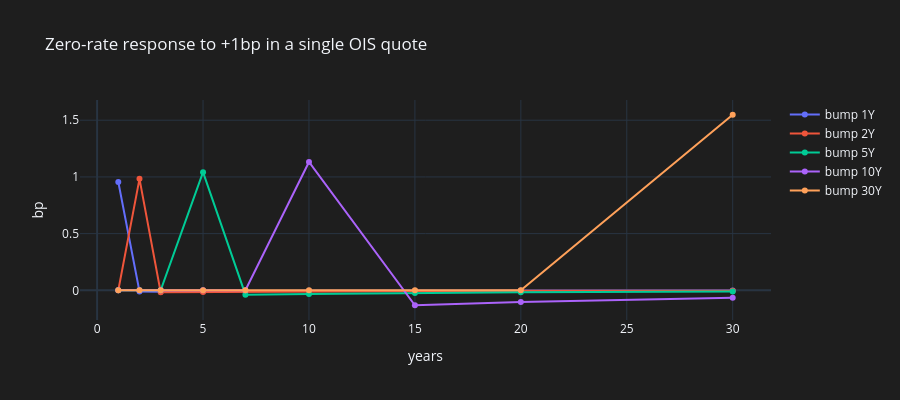

Source (notebook cell):
### Markdown cell above
## 4. Node sensitivity

Bump one input quote by +1bp and look at the change in zero rates. Quotes are live `SimpleQuote`s, so the curve re-bootstraps automatically.

### Code cell
grid = [1, 2, 3, 5, 7, 10, 15, 20, 30]
base = [zero(sofr, t) for t in grid]
jac = {}
for pillar in ["1Y", "2Y", "5Y", "10Y", "30Y"]:
    sofr.bump(pillar, 1.0)
    jac[pillar] = [(zero(sofr, t) - b) * 100 for t, b in zip(grid, base)]   # bp
    sofr.reset()
jac = pd.DataFrame(jac, index=[f"{t}Y" for t in grid])
jac.columns.name = "bumped quote (+1bp)"
display(jac.style.format("{:.3f}").set_caption("Change in zero rate (bp)"))

fig = go.Figure([go.Scatter(x=grid, y=jac[c], name=f"bump {c}") for c in jac.columns])
fig.update_layout(title="Zero-rate response to +1bp in a single OIS quote", xaxis_title="years", yaxis_title="bp", height=400)
fig.show()

### Figure 1 — Plotly figure (JSON) as saved in the notebook; plotly's stock layout.template omitted (floating-point values rounded to 4 significant figures)
{"data": [{"name": "bump 1Y", "type": "scatter", "x": [1, 2, 3, 5, 7, 10, 15, 20, 30], "y": [0.9555, -0.01091, -0.01204, -0.007444, -0.005528, -0.004062, -0.002853, -0.002182, -0.001399]}, {"name": "bump 2Y", "type": "scatter", "x": [1, 2, 3, 5, 7, 10, 15, 20, 30], "y": [4.275e-09, 0.9831, -0.01674, -0.01519, -0.01128, -0.008293, -0.005825, -0.004456, -0.002855]}, {"name": "bump 5Y", "type": "scatter", "x": [1, 2, 3, 5, 7, 10, 15, 20, 30], "y": [4.275e-09, -1.984e-10, 2.789e-11, 1.042, -0.03826, -0.03287, -0.02307, -0.01765, -0.01131]}, {"name": "bump 10Y", "type": "scatter", "x": [1, 2, 3, 5, 7, 10, 15, 20, 30], "y": [4.275e-09, -1.984e-10, 2.789e-11, 1.755e-10, -3.224e-11, 1.132, -0.1317, -0.1041, -0.06669]}, {"name": "bump 30Y", "type": "scatter", "x": [1, 2, 3, 5, 7, 10, 15, 20, 30], "y": [4.275e-09, -1.984e-10, 2.789e-11, 1.755e-10, -3.224e-11, 1.175e-09, -1.611e-10, -1.236e-10, 1.548]}], "layout": {"height": 400, "title": {"text": "Zero-rate response to +1bp in a single OIS quote"}, "xaxis": {"title": {"text": "years"}}, "yaxis": {"title": {"text": "bp"}}}}
